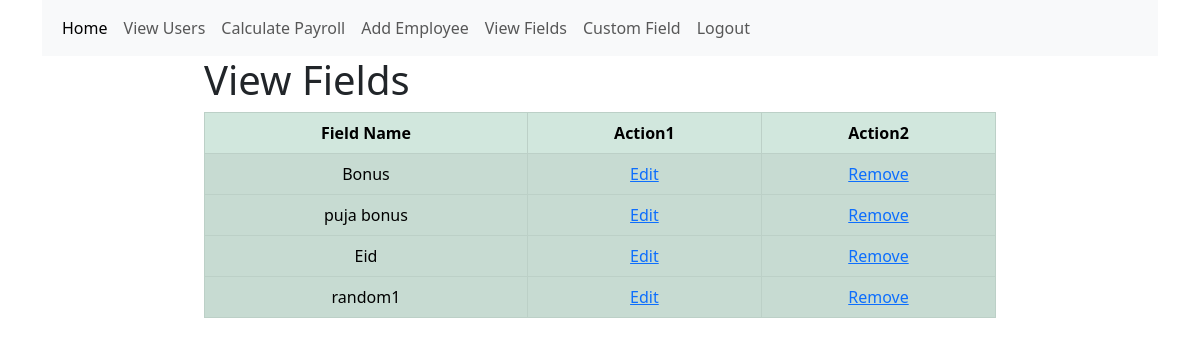
The app's page /admin/viewFields.php with its own data.
### tables this page shows
CREATE TABLE `additional_fields` (
  `id` int(100) NOT NULL,
  `field` varchar(200) NOT NULL
);

### admin/viewFields.php (the view, shortened to what this page needs)
<?php
   require_once '../config.php';
   $result_table="";
    $sql = "SELECT * FROM additional_fields";
    $result = mysqli_query($link , $sql);
    if(mysqli_num_rows($result)>0){
      $result_table.= '
      <table class="table table-striped table-bordered table-hover table-success text-center">
      <thead>
            <tr>
                <th>Field Name</th>
                <th>Action1</th>
                <th>Action2</th>
            </tr>
           </thead>';
      while($row = mysqli_fetch_array($result)){
          $result_table .= '<tbody>
          <tr>
           <td>'.$row['field'].'</td>
           <td><a href="edit_field.php?add_id='.$row['id'].'">Edit</a></td>
           <td><a href="delete_field.php?id='.$row['id'].'">Remove</a></td>
          </tr>
          </tbody>';
      }
      $result_table .= '</table>';
  }
  else{
    $result_table = '<div class="alert alert-danger ">No record found</div>';
  }
?>
<!DOCTYPE html>
<html lang="en">
<head>
    <link rel="stylesheet" href="https://cdn.jsdelivr.net/npm/bootstrap@5.3.0-alpha1/dist/css/bootstrap.min.css">
</head>
<body>
<div class="container">
<nav class="navbar navbar-expand-lg bg-body-tertiary">
      <div class="container-fluid">
        <div class="collapse navbar-collapse" id="navbarNavAltMarkup">
          <div class="navbar-nav">
            <a class="nav-link active" aria-current="page" href="profile.php">Home</a>
            <a class="nav-link" href="viewUsers.php">View Users</a>
            <a class="nav-link" href="import_files3.php">Calculate Payroll</a>
            <a class="nav-link" href="add_employee.php">Add Employee</a>
            <a class="nav-link" href="viewFields.php">View Fields</a>
            <a class="nav-link" href="additional_fields.php">Custom Field</a>
            <a class="nav-link" href="logout.php">Logout</a>
          </div>
        </div>
      </div>
</nav>
</div>
<div class="row">
      <div class="col-lg-2">
      </div>
       <div class="col-lg-8">
           <h1>View Fields</h1>
           <?php echo $result_table; ?>
       </div>
  </div>
</body>
</html>

### records on screen
additional_fields: field "Bonus"
additional_fields: field "puja bonus"
additional_fields: field "Eid"
additional_fields: field "random1"
